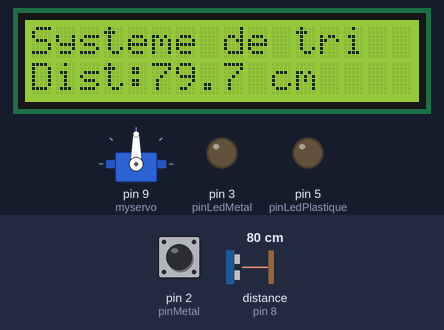
Simulated run of this sketch. Board: Arduino Uno, built with avr-gcc and run on an emulated ATmega328P. Parts: servo, 16×2 character LCD, output pins drawn as LEDs (lit = HIGH). Wiring (inferred from the names in the program): ultrasonic range finder: trigger pin 7; echo pin 8. The inputs (shaded band) are chosen by the test bench; at power-on: distance to the obstacle (sensor on pin 8) 80 cm, pin 2 (pinMetal) HIGH. The echo pulse lasts 58.3 µs per cm; pins used as bus, display or sensor lines are not drawn; what the sketch prints to the serial monitor is not drawn.

Above: at 1.2 s.
1.3 s: distance to the obstacle (sensor on pin 8) set to 2 cm
At 2.7 s:
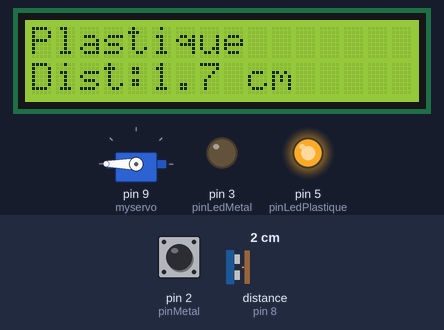
7.3 s: pin 2 (pinMetal) pulled LOW for 2.35 s
At 9.6 s:
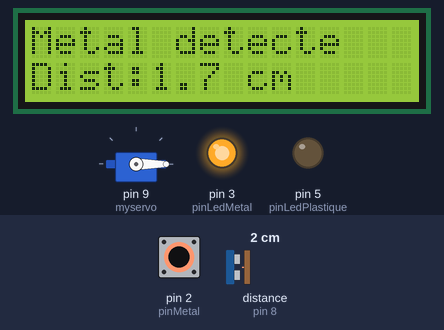
11.7 s: distance to the obstacle (sensor on pin 8) set to 120 cm
At 13.6 s:
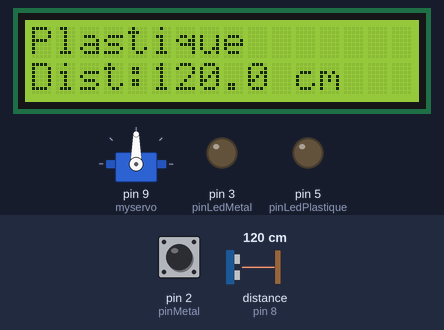
17.7 s: distance to the obstacle (sensor on pin 8) set to 7 cm
At 19.5 s:
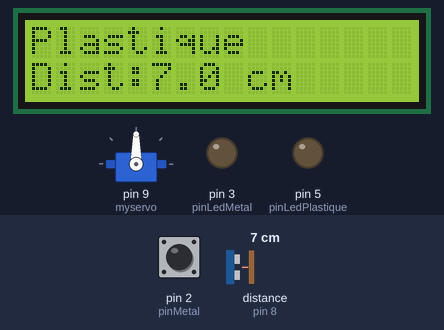
21.8 s: distance to the obstacle (sensor on pin 8) set to 4 cm
At 23.2 s:
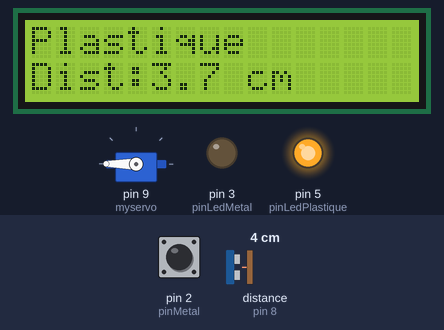
27.8 s: pin 2 (pinMetal) pulled LOW for 2.35 s
At 29.0 s:
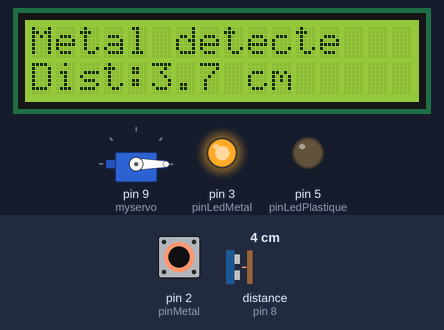
Timing chart, 0 to 32.0 s (numbered marks = the images above; inputs shaded):
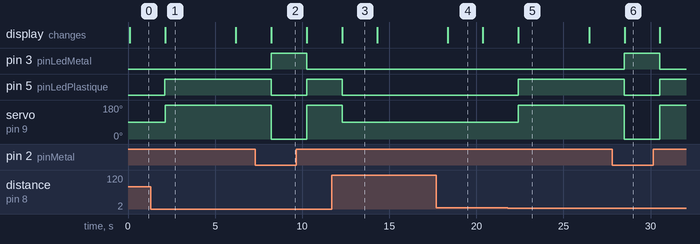

The sketch:

detecteur_de_presence_et_de_metal.ino
```cpp
#include <LiquidCrystal_I2C.h>
#include <Servo.h>

Servo myservo;
LiquidCrystal_I2C lcd(0x27, 16, 2);

const int pinMetal = 2;
const int pinLedMetal = 3;
const int pinLedPlastique = 5;
const int trig = 7;
const int echo = 8;

const float limite = 5.0;

void setup() {
  Serial.begin(9600);

  myservo.attach(9);

  lcd.init();
  lcd.backlight();

  pinMode(pinMetal, INPUT_PULLUP);
  pinMode(pinLedMetal, OUTPUT);
  pinMode(pinLedPlastique, OUTPUT);

  pinMode(trig, OUTPUT);
  pinMode(echo, INPUT);

  myservo.write(90);
  lcd.setCursor(0, 0);
  lcd.print("Systeme de tri");
}

void loop() {
  // Mesure de la distance
  digitalWrite(trig, LOW);
  delayMicroseconds(2);
  digitalWrite(trig, HIGH);
  delayMicroseconds(10);
  digitalWrite(trig, LOW);

  unsigned long temps = pulseIn(echo, HIGH, 30000);

  if (temps == 0) {
    Serial.println("Aucun echo");
    lcd.setCursor(0, 1);
    lcd.print("Aucun objet     ");

    digitalWrite(pinLedMetal, LOW);
    digitalWrite(pinLedPlastique, LOW);

    delay(200);
    return;
  }

  float distance = (0.0343 * temps) / 2.0;

  Serial.print("Distance : ");
  Serial.print(distance);
  Serial.println(" cm");

  lcd.setCursor(0, 1);
  lcd.print("Dist:");
  lcd.print(distance, 1);
  lcd.print(" cm     ");

  if (distance > 0 && distance < limite) {
    int etat = digitalRead(pinMetal);

    Serial.print("Etat capteur metal : ");
    Serial.println(etat);

    if (etat == LOW) {
      Serial.println("Metal detecte");

      digitalWrite(pinLedMetal, HIGH);
      digitalWrite(pinLedPlastique, LOW);

      myservo.write(0);

      lcd.setCursor(0, 0);
      lcd.print("Metal detecte   ");
    } else {
      Serial.println("Metal non detecte");

      digitalWrite(pinLedMetal, LOW);
      digitalWrite(pinLedPlastique, HIGH);

      myservo.write(180);

      lcd.setCursor(0, 0);
      lcd.print("Plastique       ");
    }
  } else {
    digitalWrite(pinLedMetal, LOW);
    digitalWrite(pinLedPlastique, LOW);
    myservo.write(90);
  }

  delay(2000);
}
```

Measured:
- the behaviour switches between 6 and 5 cm on distance to the obstacle (sensor on pin 8) (found by bisection; images 4 and 5)
- after the input at 1.3 s, pin 5 (pinLedPlastique): LOW → HIGH after 0.82 s; servo on pin 9 (myservo): 90° → 180° after 0.83 s; the display: changes after 0.83 s (image 1)
- after the input at 7.3 s, pin 3 (pinLedMetal): LOW → HIGH after 0.92 s, → LOW 2.0 s later; pin 5 (pinLedPlastique): HIGH → LOW after 0.92 s, → HIGH 2.0 s later; servo on pin 9 (myservo): 180° → 0° after 0.93 s, → 180° 2.0 s later; the display: changes after 0.93 s (image 2)
- after the input at 11.7 s, pin 5 (pinLedPlastique): HIGH → LOW after 0.59 s; servo on pin 9 (myservo): 180° → 90° after 0.59 s; the display: changes after 0.59 s (image 3)
- after the input at 17.7 s, the display: changes after 0.66 s (image 4)
- after the input at 21.8 s, pin 5 (pinLedPlastique): LOW → HIGH after 0.59 s; servo on pin 9 (myservo): 90° → 180° after 0.61 s; the display: changes after 0.61 s (image 5)
- after the input at 27.8 s, pin 3 (pinLedMetal): LOW → HIGH after 0.69 s, → LOW 2.0 s later; pin 5 (pinLedPlastique): HIGH → LOW after 0.69 s, → HIGH 2.0 s later; servo on pin 9 (myservo): 180° → 0° after 0.70 s, → 180° 2.0 s later; the display: changes after 0.71 s (image 6)
